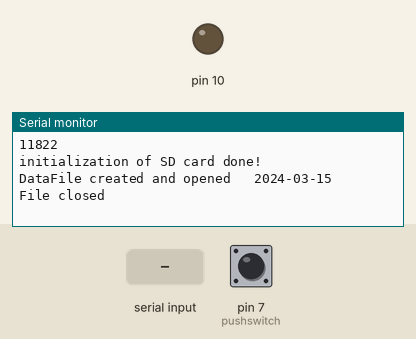
Simulated run of this sketch. Board: Arduino Uno, built with avr-gcc and run on an emulated ATmega328P. Parts: output pins drawn as LEDs (lit = HIGH), the last lines printed to the serial monitor. The test bench sets the inputs (shaded band); at power-on: pin 7 (pushswitch) HIGH. The local clock reads 2024-03-15 10:24:30 at power-on unless the sketch sets it; storage starts empty.

Above: at 1.4 s.
1.5 s: pin 7 (pushswitch) pulled LOW for 1 s
At 2.8 s:
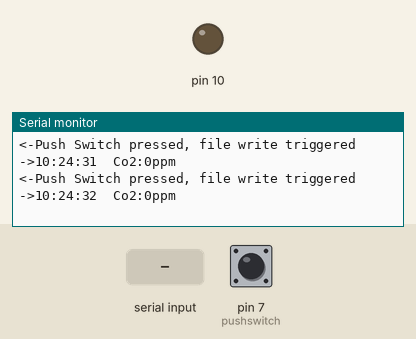
4.0 s: "90,45\n" received over Serial
At 6.4 s:
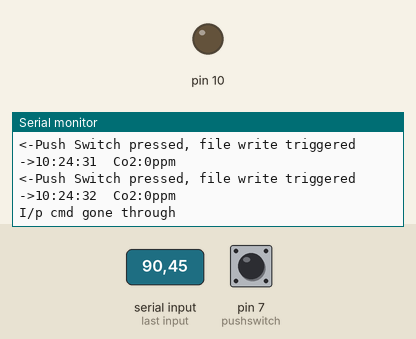

The sketch:

co2.ino
```cpp
#include <AltSoftSerial.h>       //we have to include the SoftwareSerial library, or else we can't use it
#include <SD.h>
#include <Wire.h>
#include <SPI.h>

#include "RTClib.h"
RTC_DS1307 rtc;

/**** Constants for SD card ****/
const int chipSelect = 10;
File myFile;

// AltSoftSerial myserial; // Arduino pin 9 :: Tx; pin 8 :: Rx
AltSoftSerial myserial;                      //define how the soft serial port is going to work

String inputstring = "";                              //a string to hold incoming data from the PC
String sensorstring = "";                             //a string to hold the data from the Atlas Scientific products
boolean input_string_complete = false;                //have we received all the data from the PC
boolean sensor_string_complete = false;               //have we received all the data from the Atlas Scientific product
int Co2_value;                                              //used to hold a integer number that is the Co2

#define pushswitch 7       // push switch for trigger file writing


void setup() {
  Serial.begin(9600);
  myserial.begin(9600);
  inputstring.reserve(10);                            //set aside some bytes for receiving data from the PC
  sensorstring.reserve(30);                           //set aside some bytes for receiving data from Atlas Scientific product
  Serial.println('CO2 sensor getting started soon ...');

  /*For SD card & RTC */
  Wire.begin();
  // Initialise SD card
  pinMode(10, OUTPUT);
  if (!SD.begin(chipSelect)) {
    Serial.println("Card failed, or not present");
    return;
  }
  else{
    Serial.println("initialization of SD card done!");
  }

  rtc.begin();
  if (! rtc.begin()) {
    Serial.println("Couldn't find RTC");
    Serial.flush();
    while (1) delay(10);
  }
  if (! rtc.isrunning()) {
    Serial.println("RTC is NOT running, let's set the time!");
    //rtc.adjust(DateTime(F(__DATE__), F(__TIME__)));//CR1220 Battery
  }
  DateTime now = rtc.now();
  myFile = SD.open("Co2.txt",O_CREAT | O_APPEND | O_WRITE); // File created
  Serial.print("DataFile created and opened\t ");
  Serial.print(now.timestamp(DateTime::TIMESTAMP_DATE));
  myFile.println("");
  myFile.println();myFile.println("\t\t\t\t--- Data logging --- ");myFile.print("\t\tSENSOR DATA FRAME  @  ");myFile.println(now.timestamp(DateTime::TIMESTAMP_DATE));myFile.println();
  myFile.close();
  Serial.println("\t File closed");


  /**** Set up Push Switch ****/
  pinMode(pushswitch, INPUT_PULLUP); // switch bridged to GND

}
void serialEvent() {                                  //if the hardware serial port_0 receives a char
  inputstring = Serial.readStringUntil(13);           //read the string until we see a <CR>
  input_string_complete = true;                       //set the flag used to tell if we have received a completed string from the PC
}


/* logic to comm with the senosr */

void loop() {
  DateTime now = rtc.now();
  int Co2;
  if (input_string_complete == true) {                //if a string from the PC has been received in its entirety
    Serial.println("I/p cmd gone through");
    //Serial.println(inputstring);
    myserial.print(inputstring);                      //send that string to the Atlas Scientific product
    myserial.print('\r');                              //add a <CR> to the end of the string
    }
  if (myserial.available() > 0) {                     //if we see that the Atlas Scientific product has sent a character
    //Serial.println("Sensor data Available!");
    char inchar = (char)myserial.read();              //get the char we just received
    if(inchar !='\r'){                                // '\r' ends data string and use it to decouple data packs
         sensorstring += inchar;                      //add the char to the var called sensorstring
         if (isdigit(sensorstring[0])){
            Co2 = sensorstring.toInt();
            }
        }

    else{
      // decoupling data packs from each other
      sensorstring = "";                              // decouple readings per
      sensor_string_complete= true;
      }

    if (sensor_string_complete == true) {                            //if a string from the Atlas Scientific product has been received in its entirety
      //Serial.println("Showing data");
      Serial.println("Incoming sensorstring complete!");            //send that string to the PC's serial monitor
      Serial.print("CO2 in ppm:");Serial.print(Co2);
      Co2_value=Co2;
      Serial.println();
    }
    sensor_string_complete = false;                   //reset the flag used to tell if we have received a completed string from the Atlas Scientific product

  }
  input_string_complete=false;
  // delay to fetch new value
  //delay(sampling_delay);// 5s sampling rate is commanded

  int pushSwitchState=digitalRead(pushswitch); // pin 7
  if (pushSwitchState == LOW){
    delay(25); // switch debouncing
    // Open file
    myFile = SD.open("Co2.txt",O_CREAT | O_APPEND | O_WRITE);
    // Write sesnor data on SD card
    myFile.print(now.timestamp(DateTime::TIMESTAMP_TIME));
    myFile.print("->\t");
    myFile.println(String("Co2:")+Co2_value+String("ppm"));
    // Display that data is written down the SD
    Serial.println("<-Push Switch pressed, file write triggered");
    Serial.print(String("->")+now.timestamp(DateTime::TIMESTAMP_TIME)+String("\tCo2:")+Co2_value+String("ppm"));
    Serial.println();
    myFile.close();
  }
 delay(350);
}
```

Measured:
- after the input at 1.5 s, the serial monitor: prints a new line after 0.33 s (image 1)
- after the input at 4.0 s, the serial monitor: prints a new line after 1.3 s (image 2)
